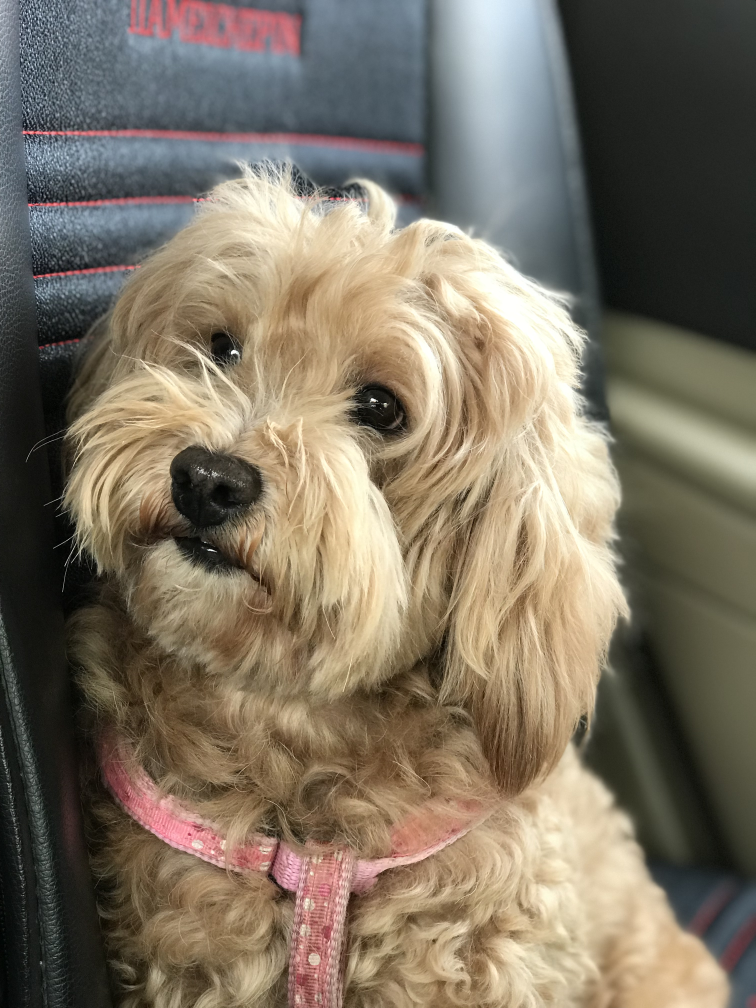
#> input picture data/xiaoni.jpg, 3024 x 4032 px (shown at 1/4 size)
$ jupyter execute class2_activate.ipynb
#> lines starting #> are read from the running program, lines starting #| are printed output that depends on the picture; long printed decimals are rounded
[cell 1]
import numpy as np
import matplotlib.pyplot as plt
import cv2
import skimage

[cell 2]
import skimage.io as io
img = io.imread('data/xiaoni.jpg')
#> img is the input picture: shape (4032, 3024, 3); mean R, G, B 125.7, 115.4, 99
plt.imshow(img)

[cell 3]
print(skimage.data_dir)

[cell 4]
img2=skimage.data.chelsea()
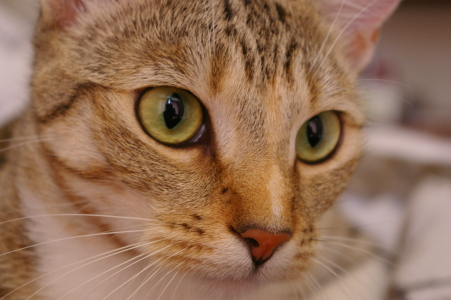
#> input picture skimage.data.chelsea(), 451 x 300 px
#> img2 is the input picture: shape (300, 451, 3); mean R, G, B 147.7, 111.4, 86.8
plt.imshow(img2)

[cell 5]
io.imsave('data/cat.jpg',img2)

[cell 6]
print(img2.shape)
#| (300, 451, 3)

[cell 7]
print(np.max(img))
#| 255
print(np.min(img))
#| 0
print(np.mean(img))
#| 113.365

[cell 8]
img_s=img2[50:150,100:150,:]
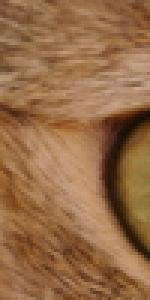
#> img_s: shape (100, 50, 3) (shown 3 times larger); mean R, G, B 149.4, 107.3, 70.9
plt.imshow(img_s)

[cell 9]
#查看三通道像素值
print(img_s[0:5,0:5,0])#红色通道
#| [[120 122 134 157 168]
#|  [124 115 120 134 143]
#|  [133 133 130 131 134]
#|  [122 130 141 143 140]
#|  [116 114 132 138 134]]
print(img_s[0:5,0:5,1])#绿色通道
#| [[ 84  86  95 121 133]
#|  [ 84  75  79  95 106]
#|  [ 93  92  90  92  95]
#|  [ 82  88 102 103 100]
#|  [ 76  75  91  97  91]]
print(img_s[0:5,0:5,2])#蓝色通道
#| [[ 52  52  62  89 101]
#|  [ 58  49  49  66  79]
#|  [ 67  64  64  63  64]
#|  [ 57  63  69  68  65]
#|  [ 51  46  61  65  57]]

[cell 10]
#转换灰白图片
img_gray=np.mean(img2,2)#取平均
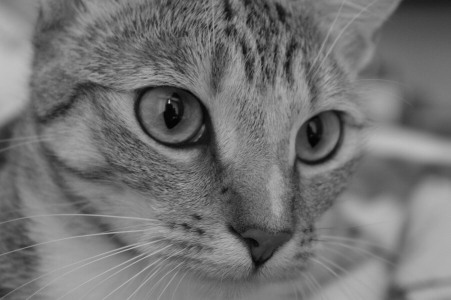
#> img_gray: shape (300, 451) float64; min 3, max 194.3, mean 115.3
plt.imshow(img_gray)
#调用函数
img_gray2=skimage.color.rgb2gray(img2)
plt.imshow(img_gray2)
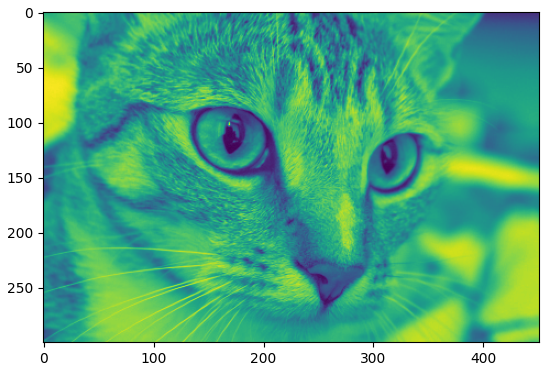
#> figure drawn by matplotlib, 1 panel

[cell 11]
#转换为HSV
img_hsv=skimage.color.rgb2hsv(img2)
#> img_hsv: shape (300, 451, 3) float64; mean of channels 0, 1, 2 0.0749, 0.432, 0.579
plt.imshow(img_hsv)
#转换回来
#hsv2rgb(img_hsv)

[cell 12]
#根据像素值的修改来进行相关的绘图
img2[50:150,100:150,:]=255
plt.imshow(img2)

[cell 13]
#调用skimage包绘制
from skimage import draw
h,w=draw.line(200,250,100,50)
img2[h,w,0]=255
img2[h,w,1]=0
img2[h,w,2]=0
plt.imshow(img2)

[cell 14]
#画圆
img2=io.imread('data/cat.jpg')
h,w=skimage.draw.circle(50,100,40)#最后一个是半径40
draw.set_color(img2,[h,w],[255,100,50])
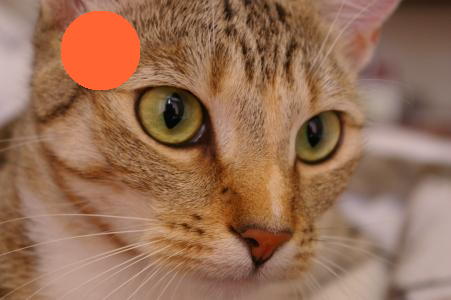
#> img2: shape (300, 451, 3); mean R, G, B 151.5, 111, 85.8
plt.imshow(img2)

[cell 15]
#图像的平移旋转变换等
img2=io.imread('data/cat.jpg')
from skimage import transform#引入变换库
img_r=transform.resize(img2,output_shape=[300,200])#resize尺寸
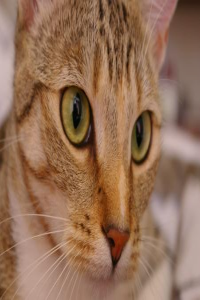
#> img_r: shape (300, 200, 3) float64; mean R, G, B 0.579, 0.437, 0.341
plt.imshow(img_r)

[cell 16]
img2=io.imread('data/cat.jpg')
img_r=transform.rotate(img2,45,resize=True)#rotate 旋转角度，不加resize=ture,出去的部分就不会保留，true就可以通过padding保留
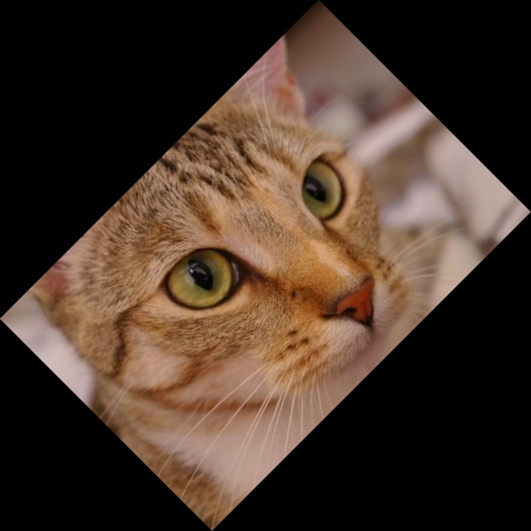
#> img_r: shape (531, 531, 3) float64; mean R, G, B 0.278, 0.21, 0.164
plt.imshow(img_r)
#transform 还有很多其他的指令

$ run again, with data/Golden Retriever from baidu.jpg copied over data/xiaoni.jpg
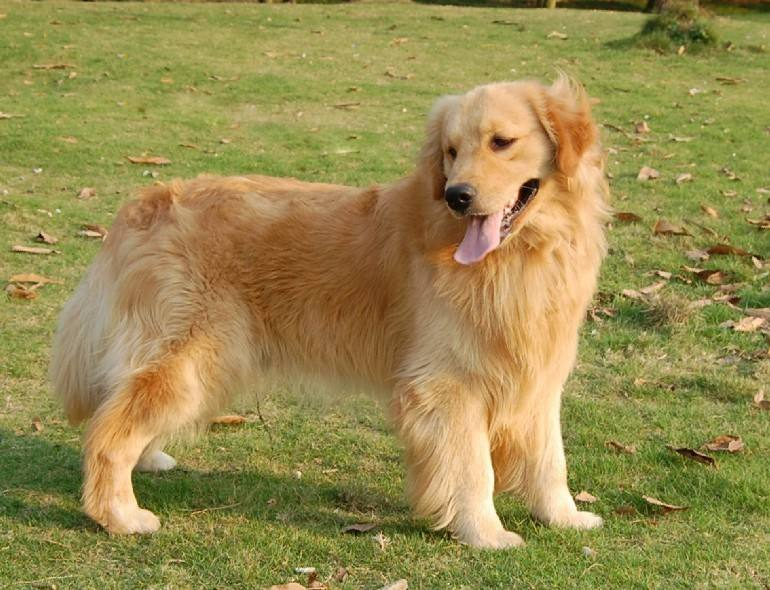
#> input picture data/Golden Retriever from baidu.jpg, 770 x 590 px
#> img is the input picture: shape (590, 770, 3); mean R, G, B 153.1, 139.6, 79.8
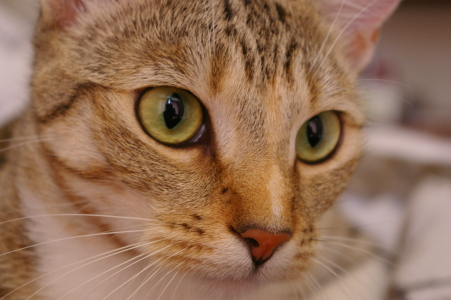
#> input picture skimage.data.chelsea(), 451 x 300 px
#> img2 is the input picture: shape (300, 451, 3); mean R, G, B 147.7, 111.4, 86.8
#| (300, 451, 3)
#| 255
#| 0
#| 124.159
#| [[120 122 134 157 168]
#|  [124 115 120 134 143]
#|  [133 133 130 131 134]
#|  [122 130 141 143 140]
#|  [116 114 132 138 134]]
#| [[ 84  86  95 121 133]
#|  [ 84  75  79  95 106]
#|  [ 93  92  90  92  95]
#|  [ 82  88 102 103 100]
#|  [ 76  75  91  97  91]]
#| [[ 52  52  62  89 101]
#|  [ 58  49  49  66  79]
#|  [ 67  64  64  63  64]
#|  [ 57  63  69  68  65]
#|  [ 51  46  61  65  57]]
#> img_hsv: shape (300, 451, 3) float64; mean of channels 0, 1, 2 0.0749, 0.432, 0.579
